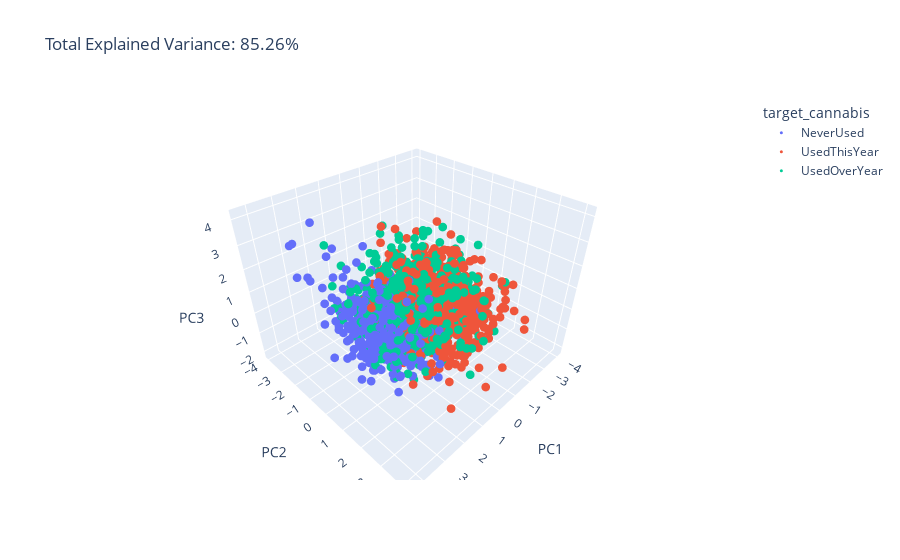

Notebook cell for this chart:
### Code cell
fig = px.scatter_3d(
    pca_df, x='PC1', y='PC2', z='PC3', color=pca_df['target_cannabis'],
    title=f'Total Explained Variance: {total_var:.2f}%',
    labels={'0': 'PC 1', '1': 'PC 2', '2': 'PC 3'}
)

fig.update_traces(marker_size = 3)
fig.show()

### Figure 1 — Plotly figure (JSON) as saved in the notebook; plotly's stock layout.template omitted (floating-point values rounded to 4 significant figures; data arrays with more than 128 entries replaced by an {"elided": "..."} marker saying what was removed)
{"data": [{"hovertemplate": "target_cannabis=NeverUsed<br>PC1=%{x}<br>PC2=%{y}<br>PC3=%{z}<extra></extra>", "legendgroup": "NeverUsed", "marker": {"color": "#636efa", "size": 3, "symbol": "circle"}, "mode": "markers", "name": "NeverUsed", "scene": "scene", "showlegend": true, "type": "scatter3d", "x": {"elided": "412 float values"}, "y": {"elided": "412 float values"}, "z": {"elided": "412 float values"}}, {"hovertemplate": "target_cannabis=UsedThisYear<br>PC1=%{x}<br>PC2=%{y}<br>PC3=%{z}<extra></extra>", "legendgroup": "UsedThisYear", "marker": {"color": "#EF553B", "size": 3, "symbol": "circle"}, "mode": "markers", "name": "UsedThisYear", "scene": "scene", "showlegend": true, "type": "scatter3d", "x": {"elided": "778 float values"}, "y": {"elided": "778 float values"}, "z": {"elided": "778 float values"}}, {"hovertemplate": "target_cannabis=UsedOverYear<br>PC1=%{x}<br>PC2=%{y}<br>PC3=%{z}<extra></extra>", "legendgroup": "UsedOverYear", "marker": {"color": "#00cc96", "size": 3, "symbol": "circle"}, "mode": "markers", "name": "UsedOverYear", "scene": "scene", "showlegend": true, "type": "scatter3d", "x": {"elided": "679 float values"}, "y": {"elided": "679 float values"}, "z": {"elided": "679 float values"}}], "layout": {"legend": {"title": {"text": "target_cannabis"}, "tracegroupgap": 0}, "scene": {"domain": {"x": [0, 1], "y": [0, 1]}, "xaxis": {"title": {"text": "PC1"}}, "yaxis": {"title": {"text": "PC2"}}, "zaxis": {"title": {"text": "PC3"}}}, "title": {"text": "Total Explained Variance: 85.26%"}}}
